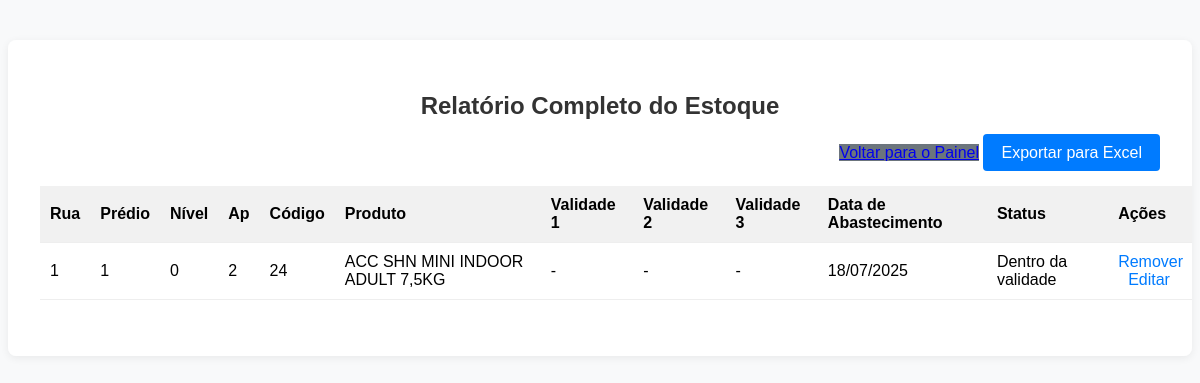
The page /produtos/relatorio_completo/ (signed in) on the database as committed earlier.
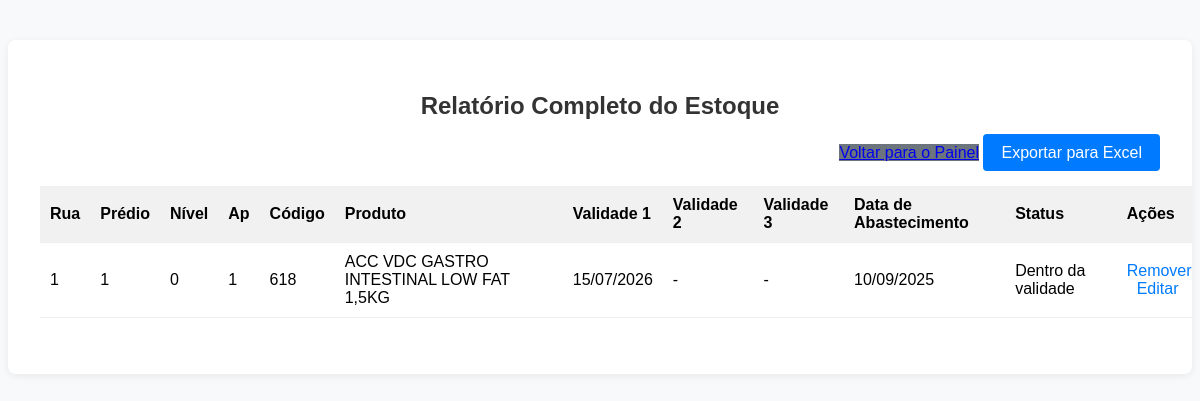
The same page on the database as committed later.
### produtos/models.py (models this page shows, shortened)
class Estoque(models.Model):
    produto = models.ForeignKey(Produto, on_delete=models.CASCADE)
    local = models.ForeignKey(Armazenamento, on_delete=models.CASCADE)
    data_armazenado = models.DateField()

class Armazenamento(models.Model):
    rua = models.CharField(max_length=50)
    predio = models.CharField(max_length=50)
    nivel = models.CharField(max_length=10)
    ap = models.CharField(max_length=10)
    livre = models.BooleanField(default=True)

class Produto(models.Model):
    nome = models.CharField(max_length=100)
    codigo = models.CharField(max_length=50, unique=True)
    peso = models.CharField(max_length=50)

class Lote(models.Model):
    produto = models.ForeignKey(Produto, on_delete=models.CASCADE, related_name='lotes')
    validade = models.DateField()
    quantidade = models.PositiveIntegerField(default=1)
    data_fabricacao = models.DateField(null=True, blank=True)
    numero_lote = models.CharField(max_length=50, blank=True, null=True)
    class Meta:
        unique_together = ('produto', 'validade', 'numero_lote')

### produtos/views.py (the view)
# urls.py: path('relatorio_completo/', views.relatorio_completo, name='relatorio_completo'),
@login_required
def relatorio_completo(request):
    from datetime import date, timedelta
    estoque = Estoque.objects.select_related('produto', 'local').order_by('-data_armazenado')
    today = date.today()
    hoje_mais_30 = today + timedelta(days=30)
    return render(request, 'produtos/relatorio_completo.html', {
        'estoque': estoque,
        'today': today,
        'hoje_mais_30': hoje_mais_30
    })

### produtos/templates/produtos/relatorio_completo.html (shortened to what this page needs)
<!DOCTYPE html>
<html lang="pt-br">
<head>
</head>
<body>
    <div class="container">
        <h2>Relatório Completo do Estoque</h2>
        <div style="margin-bottom: 24px; text-align: right;">
            <a href="{% url 'painel' %}" style="background:#6c757d;">Voltar para o Painel</a>
            <a href="{% url 'exportar_estoque' %}" style="background:#007bff;color:#fff;padding:10px 18px;border-radius:4px;text-decoration:none;">Exportar para Excel</a>
        </div>
        <table>
            <thead>
                <tr>
                    <th>Rua</th>
                    <th>Prédio</th>
                    <th>Nível</th>
                    <th>Ap</th>
                    <th>Código</th>
                    <th>Produto</th>
                    <th>Validade 1</th>
                    <th>Validade 2</th>
                    <th>Validade 3</th>
                    <th>Data de Abastecimento</th>
                    <th>Status</th>
                    <th>Ações</th>
                </tr>
            </thead>
            <tbody>
                {% for item in estoque %}
                {% with lotes=item.produto.lotes.all|dictsort:"validade" %}
                <tr>
                    <td>{{ item.local.rua }}</td>
                    <td>{{ item.local.predio }}</td>
                    <td>{{ item.local.nivel }}</td>
                    <td>{{ item.local.ap }}</td>
                    <td>{{ item.produto.codigo }}</td>
                    <td class="nowrap">{{ item.produto.nome }}</td>
                    <td>{% if lotes|length > 0 %}{{ lotes.0.validade|date:"d/m/Y" }}{% else %}-{% endif %}</td>
                    <td>{% if lotes|length > 1 %}{{ lotes.1.validade|date:"d/m/Y" }}{% else %}-{% endif %}</td>
                    <td>{% if lotes|length > 2 %}{{ lotes.2.validade|date:"d/m/Y" }}{% else %}-{% endif %}</td>
                    <td>{{ item.data_armazenado|date:"d/m/Y" }}</td>
                    <td>
                        {% if lotes and lotes.0.validade <= today %}
                            <span class="vencido">Vencido</span>
                        {% elif lotes and lotes.0.validade <= hoje_mais_30 %}
                            <span style="color:#bfa900;font-weight:bold;">Próximo do vencimento</span>
                        {% else %}
                            <span class="ok">Dentro da validade</span>
                        {% endif %}
                    </td>
                    <td class="actions">
                        <a href="{% url 'remover_produto' item.id %}">Remover</a>
                        {% if item.produto.codigo %}
                            <a href="{% url 'cadastrar_produto' %}?codigo={{ item.produto.codigo }}" style="color:#007bff; margin-left:10px;">Editar</a>
                        {% endif %}
                    </td>
                </tr>
                {% endwith %}
                {% empty %}
                <tr>
                    <td colspan="12" style="text-align:center;">Nenhum produto armazenado.</td>
                </tr>
                {% endfor %}
            </tbody>
        </table>
    </div>
</body>
</html>

Rows that differ between the two databases and show on the page:
removed Estoque: local.rua "1", local.predio "1", local.nivel "0", local.ap "2", produto.codigo "24", produto.nome "ACC SHN MINI INDOOR ADULT 7,5KG", data_armazenado "18/07/2025"
added Estoque: local.rua "1", local.predio "1", local.nivel "0", local.ap "1", produto.codigo "618", produto.nome "ACC VDC GASTRO INTESTINAL LOW FAT 1,5KG", produto.lotes.0.validade "15/07/2026", data_armazenado "10/09/2025"
